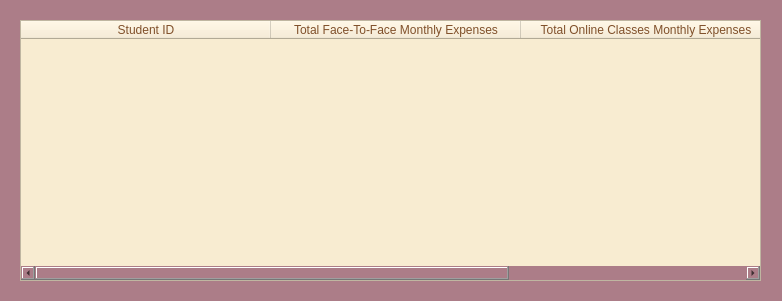
<?xml version="1.0" encoding="UTF-8"?>
<ui version="4.0">
 <class>Dialog</class>
 <widget class="QDialog" name="Dialog">
  <property name="geometry">
   <rect>
    <x>0</x>
    <y>0</y>
    <width>782</width>
    <height>301</height>
   </rect>
  </property>
  <property name="windowTitle">
   <string>ExpensesTable</string>
  </property>
  <property name="styleSheet">
   <string notr="true">background-color: rgb(172, 125, 136);</string>
  </property>
  <widget class="QTableWidget" name="tableVax">
   <property name="geometry">
    <rect>
     <x>20</x>
     <y>20</y>
     <width>741</width>
     <height>261</height>
    </rect>
   </property>
   <property name="layoutDirection">
    <enum>Qt::LeftToRight</enum>
   </property>
   <property name="styleSheet">
    <string notr="true">background-color: rgb(248, 236, 209);
color: rgb(128, 80, 42);
font: 10pt &quot;Impact&quot;;</string>
   </property>
   <attribute name="horizontalHeaderCascadingSectionResizes">
    <bool>false</bool>
   </attribute>
   <attribute name="horizontalHeaderDefaultSectionSize">
    <number>250</number>
   </attribute>
   <attribute name="horizontalHeaderShowSortIndicator" stdset="0">
    <bool>false</bool>
   </attribute>
   <attribute name="horizontalHeaderStretchLastSection">
    <bool>false</bool>
   </attribute>
   <column>
    <property name="text">
     <string>Student ID</string>
    </property>
   </column>
   <column>
    <property name="text">
     <string>Total Face-To-Face Monthly Expenses</string>
    </property>
   </column>
   <column>
    <property name="text">
     <string>Total Online Classes Monthly Expenses</string>
    </property>
   </column>
  </widget>
 </widget>
 <resources/>
 <connections/>
</ui>
